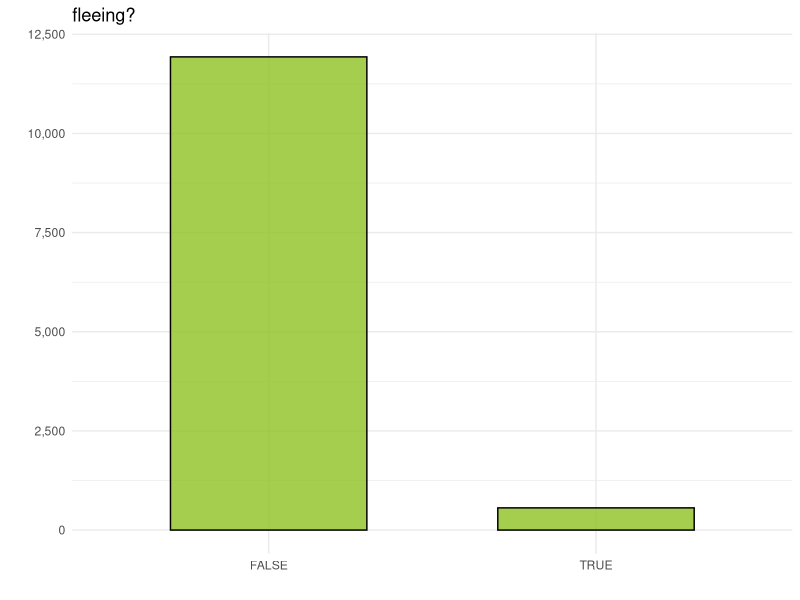
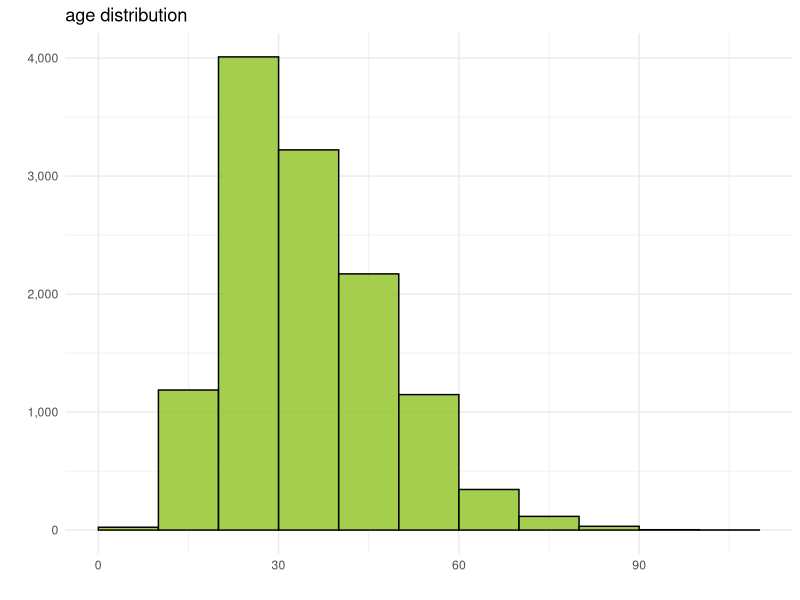
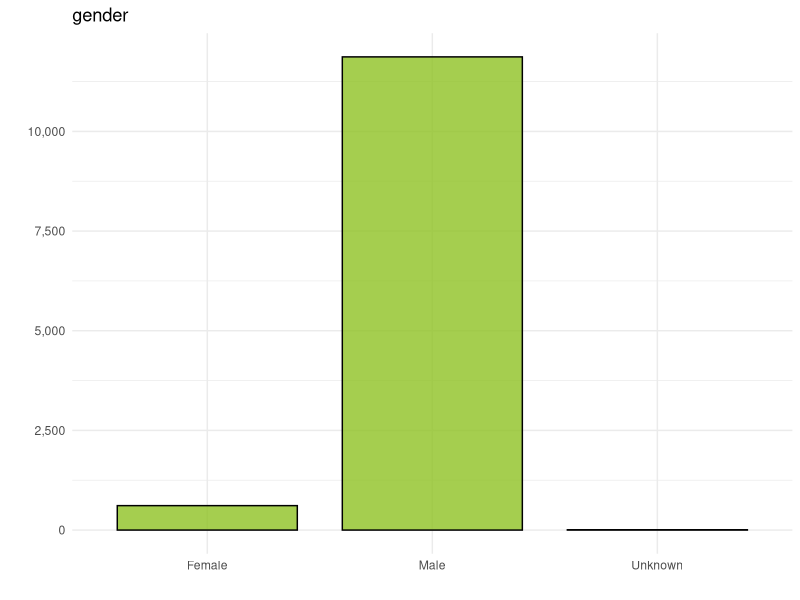
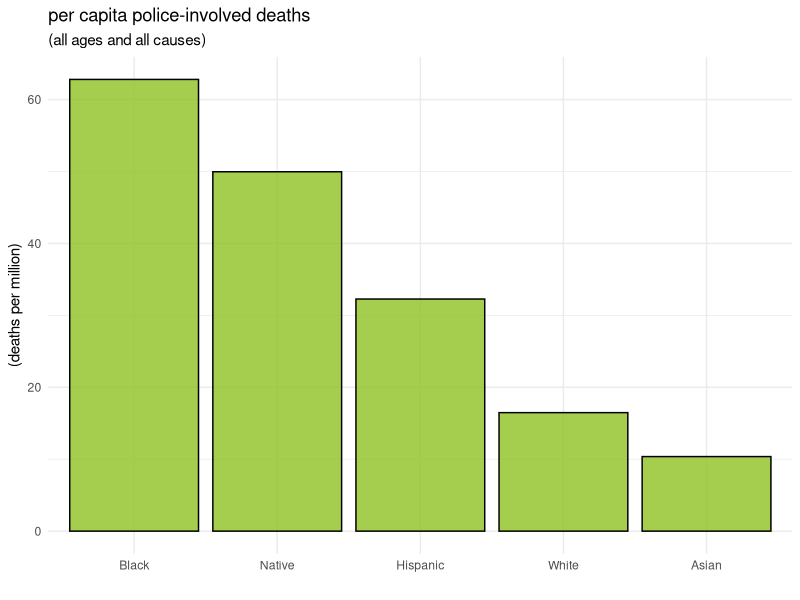
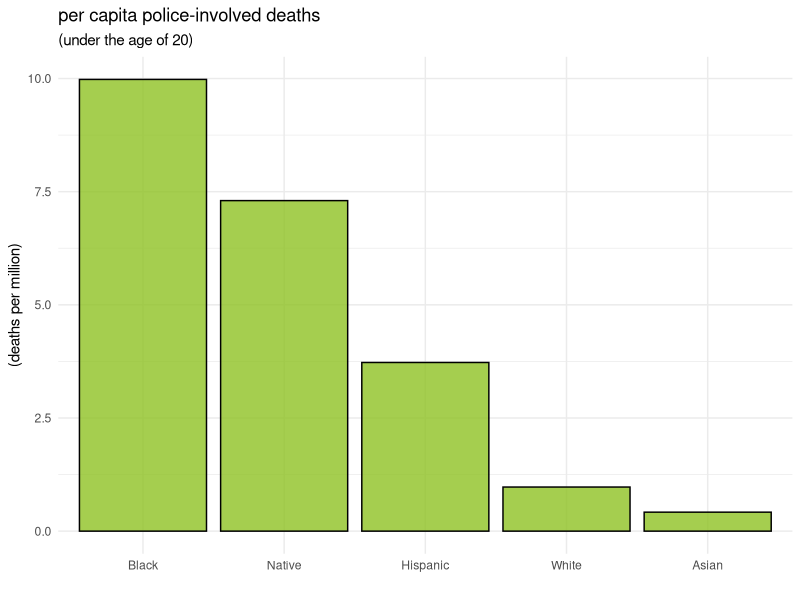
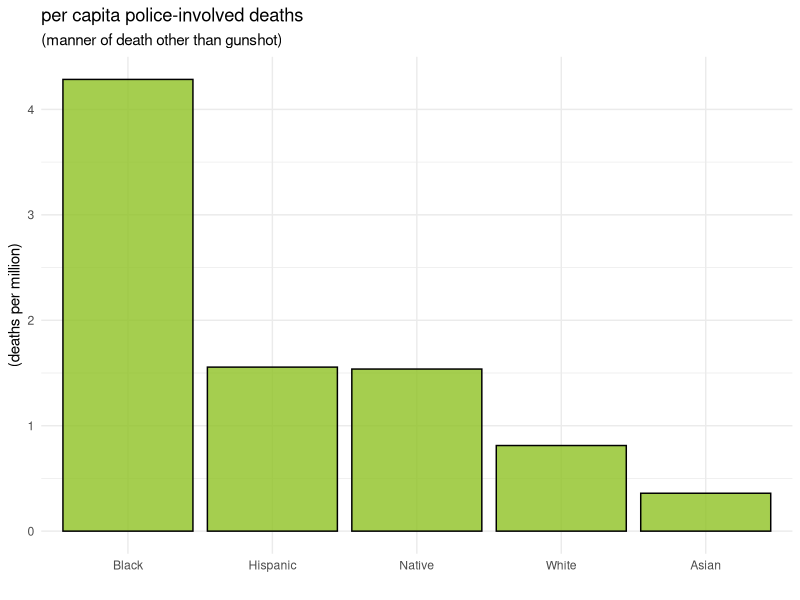
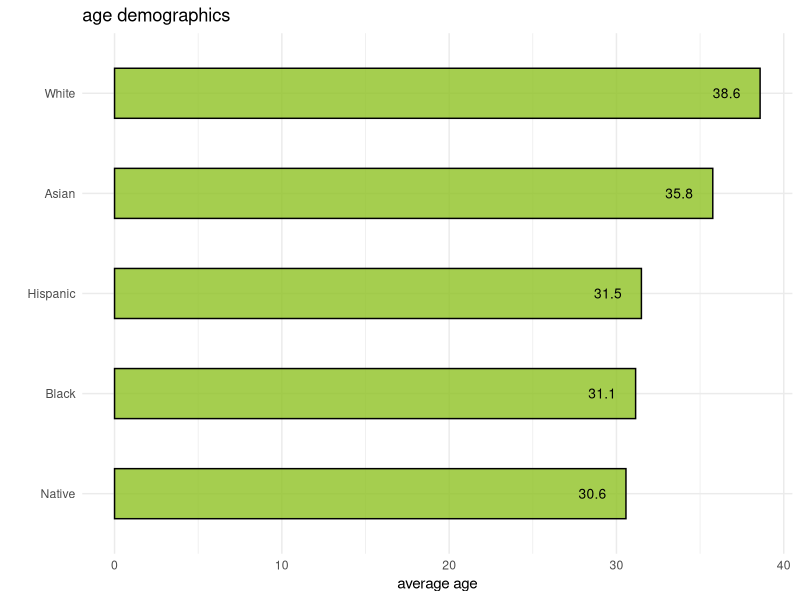
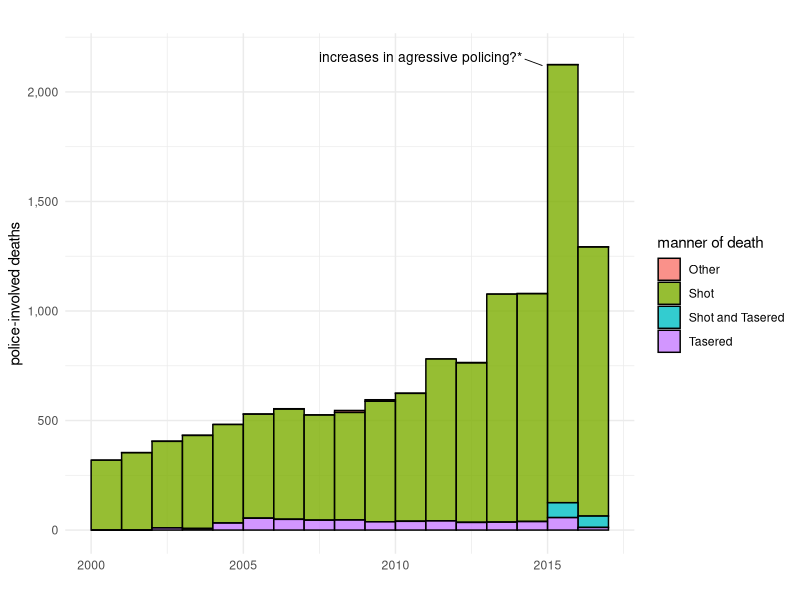

Write R code to recreate these figures, in order.
## ---- chunk 1
library(tidyverse)
library(dslabs)
library(RColorBrewer)
theme_set(theme_minimal())
prim_color <- "#8fc224"
## ---- chunk 2
# import data
# police fatality data
deaths <- readr::read_csv("./awram-us-police-involved-fatalities/data/police_fatalities.csv")
# census population data
state_pop <- readr::read_csv("./awram-us-police-involved-fatalities/data/censusstatepopulations2014.csv")
us_pop <- readr::read_csv("./awram-us-police-involved-fatalities/data/ACSDP1Y2014.DP05_data_with_overlays_2020-06-02T011259.csv")

# clean and tidy 
us_pop <- us_pop %>% 
    select(Total=DP05_0028PE,
           White=DP05_0032E,
           Black=DP05_0033E,
           Native=DP05_0034E,
           Asian=DP05_0039E,
           Hispanic=DP05_0066E
    ) %>% 
    slice(2) %>% 
    mutate(Total=as.numeric(Total),
           White=as.numeric(White),
           Black=as.numeric(Black),
           Native=as.numeric(Native),
           Asian=as.numeric(Asian),
           Hispanic=as.numeric(Hispanic)
    )
## ---- chunk 3
# suspect fleeing
deaths %>% 
    count(flee) %>% 
    ggplot(aes(flee,n)) +
        geom_col(fill=prim_color,color="black",alpha=0.8,width=0.6) +
        scale_y_continuous(labels=scales::comma) +
        labs(title="fleeing?",x="",y="")
## ---- chunk 4
# suspect armed
deaths %>% 
    count(armed) %>% 
    filter(is.na(armed)) %>% 
    .$n -> n_na

n_na / nrow(deaths)  # percentage of missing data

## ---- chunk 5
# age
deaths %>% 
    filter(!is.na(age)) %>% 
    ggplot(aes(age)) +
        geom_histogram(breaks=seq(0,110,10),fill=prim_color,color="black",alpha=0.8) +
        labs(title="age distribution",x="",y="") +
        scale_y_continuous(labels=scales::comma)
## ---- chunk 6
# gender
genders <- deaths %>%
    count(gender)

males <- genders$n[which(genders$gender=="Male")]
females <- genders$n[which(genders$gender=="Female")]
gender_nas <- genders$n[is.na(genders$gender)]

perc_male <- males/(males+females)
perc_na <- gender_nas/sum(genders$n)

genders %>% 
    mutate(gender=replace_na(gender,"Unknown")) %>% 
    ggplot(aes(gender,n)) +
        geom_col(fill=prim_color,color="black",alpha=0.8,width=0.8) +
        labs(title="gender",x="",y="") +
        scale_y_continuous(labels=scales::comma)

## ---- chunk 7
us_pop_transpose <- us_pop %>% 
    pivot_longer(cols=Total:Hispanic,names_to="race",values_to="population")

deaths %>% 
    filter(!is.na(race),race!="Other") %>% 
    group_by(race) %>% 
    summarise(count=n(),.groups="drop") %>% 
    left_join(us_pop_transpose,by="race") %>% 
    mutate(rate=count/population) %>% 
    ggplot(aes(fct_reorder(race,desc(rate)),rate*1e6)) +
        geom_col(fill=prim_color,color="black",alpha=0.8) +
        labs(title="per capita police-involved deaths",subtitle="(all ages and all causes)",x="",y="(deaths per million)")
## ---- chunk 8
deaths %>% 
    filter(!is.na(race),race!="Other",age<=20) %>% 
    group_by(race) %>% 
    summarise(count=n(),.groups="drop") %>% 
    left_join(us_pop_transpose,by="race") %>% 
    mutate(rate=count/population) %>% 
    ggplot(aes(fct_reorder(race,desc(rate)),rate*1e6)) +
        geom_col(fill=prim_color,color="black",alpha=0.8) +
        labs(title="per capita police-involved deaths",subtitle="(under the age of 20)",x="",y="(deaths per million)")
## ---- chunk 9
deaths %>% 
    filter(!is.na(race),race!="Other",manner_of_death!="Shot") %>% 
    group_by(race) %>% 
    summarise(count=n(),.groups="drop") %>% 
    left_join(us_pop_transpose,by="race") %>% 
    mutate(rate=count/population) %>% 
    ggplot(aes(fct_reorder(race,desc(rate)),rate*1e6)) +
        geom_col(fill=prim_color,color="black",alpha=0.8) +
        labs(title="per capita police-involved deaths",subtitle="(manner of death other than gunshot)",x="",y="(deaths per million)")
## ---- chunk 10
deaths %>% 
    filter(!is.na(age),!is.na(race),race!="Other") %>% 
    group_by(race) %>% 
    summarise(average_age=mean(age),.groups="drop") %>% 
    ggplot(aes(fct_reorder(race,average_age),average_age)) +
        geom_col(color="black",fill=prim_color,alpha=0.8,width=0.5) +
        labs(title="age demographics",x="",y="average age") +
        geom_text(aes(label=signif(average_age,digits=3)),size=3.5,nudge_y=-2) +
        coord_flip()

## ---- chunk 11
deaths %>% 
    ggplot(aes(date)) +
        geom_histogram(aes(fill=manner_of_death),breaks=seq(as.Date("2000-01-01"),as.Date("2017-01-01"),"years"),
                       color="black",alpha=0.8) +
        labs(title="",x="",y="police-involved deaths",fill="manner of death") +
        annotate(geom="text",x=as.Date("2014-03-01"),y=2160,hjust="right",
                 label="increases in agressive policing?*",size=3.5
                 ) +
        annotate(geom="segment",
                 x=as.Date("2014-04-01"),xend=as.Date("2014-11-01"),
                 y=2150,yend=2120,
                 size=0.3
                 ) +
        scale_y_continuous(labels=scales::comma)
